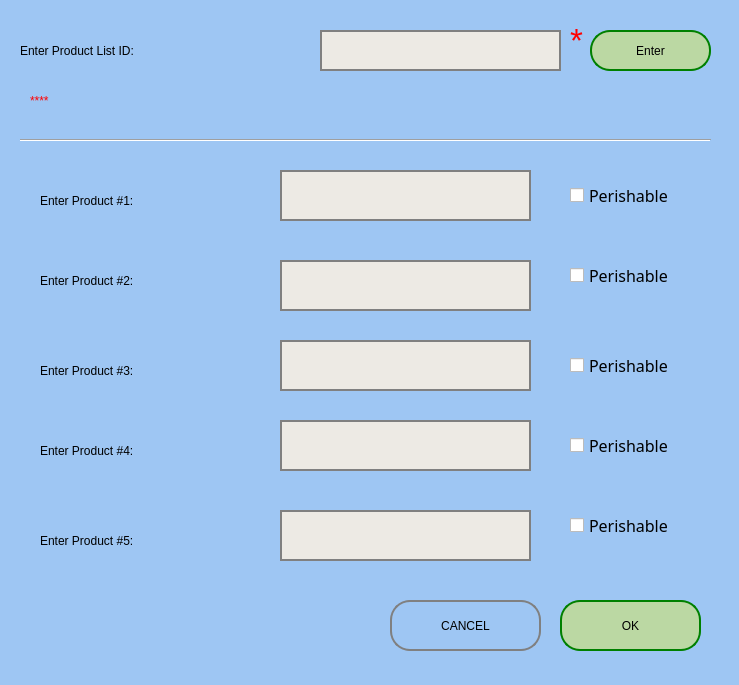
<?xml version="1.0" encoding="UTF-8"?>
<ui version="4.0">
 <class>editProductsList</class>
 <widget class="QWidget" name="editProductsList">
  <property name="geometry">
   <rect>
    <x>0</x>
    <y>0</y>
    <width>739</width>
    <height>685</height>
   </rect>
  </property>
  <property name="windowTitle">
   <string>Edit Food List</string>
  </property>
  <widget class="QWidget" name="widget" native="true">
   <property name="geometry">
    <rect>
     <x>0</x>
     <y>0</y>
     <width>761</width>
     <height>701</height>
    </rect>
   </property>
   <property name="styleSheet">
    <string notr="true">QWidget#widget{
background-color:rgb(158, 198, 243);}</string>
   </property>
   <widget class="QLabel" name="label_5">
    <property name="geometry">
     <rect>
      <x>40</x>
      <y>180</y>
      <width>201</width>
      <height>41</height>
     </rect>
    </property>
    <property name="styleSheet">
     <string notr="true">font: 18pt &quot;Century Gothic&quot;;
color:rgb(0, 0, 0)</string>
    </property>
    <property name="text">
     <string>Enter Product #1:</string>
    </property>
   </widget>
   <widget class="QPushButton" name="okButton">
    <property name="geometry">
     <rect>
      <x>560</x>
      <y>600</y>
      <width>141</width>
      <height>51</height>
     </rect>
    </property>
    <property name="palette">
     <palette>
      <active>
       <colorrole role="Button">
        <brush brushstyle="SolidPattern">
         <color alpha="255">
          <red>187</red>
          <green>216</green>
          <blue>163</blue>
         </color>
        </brush>
       </colorrole>
       <colorrole role="Base">
        <brush brushstyle="SolidPattern">
         <color alpha="255">
          <red>187</red>
          <green>216</green>
          <blue>163</blue>
         </color>
        </brush>
       </colorrole>
       <colorrole role="Window">
        <brush brushstyle="SolidPattern">
         <color alpha="255">
          <red>187</red>
          <green>216</green>
          <blue>163</blue>
         </color>
        </brush>
       </colorrole>
      </active>
      <inactive>
       <colorrole role="Button">
        <brush brushstyle="SolidPattern">
         <color alpha="255">
          <red>187</red>
          <green>216</green>
          <blue>163</blue>
         </color>
        </brush>
       </colorrole>
       <colorrole role="Base">
        <brush brushstyle="SolidPattern">
         <color alpha="255">
          <red>187</red>
          <green>216</green>
          <blue>163</blue>
         </color>
        </brush>
       </colorrole>
       <colorrole role="Window">
        <brush brushstyle="SolidPattern">
         <color alpha="255">
          <red>187</red>
          <green>216</green>
          <blue>163</blue>
         </color>
        </brush>
       </colorrole>
      </inactive>
      <disabled>
       <colorrole role="Button">
        <brush brushstyle="SolidPattern">
         <color alpha="255">
          <red>187</red>
          <green>216</green>
          <blue>163</blue>
         </color>
        </brush>
       </colorrole>
       <colorrole role="Base">
        <brush brushstyle="SolidPattern">
         <color alpha="255">
          <red>187</red>
          <green>216</green>
          <blue>163</blue>
         </color>
        </brush>
       </colorrole>
       <colorrole role="Window">
        <brush brushstyle="SolidPattern">
         <color alpha="255">
          <red>187</red>
          <green>216</green>
          <blue>163</blue>
         </color>
        </brush>
       </colorrole>
      </disabled>
     </palette>
    </property>
    <property name="styleSheet">
     <string notr="true">border-radius: 20px;
background-color:rgb(187, 216, 163);
font: 75 18pt &quot;Century Gothic&quot;;
border: 2px solid green</string>
    </property>
    <property name="text">
     <string>OK</string>
    </property>
   </widget>
   <widget class="QLabel" name="label_6">
    <property name="geometry">
     <rect>
      <x>40</x>
      <y>260</y>
      <width>201</width>
      <height>41</height>
     </rect>
    </property>
    <property name="styleSheet">
     <string notr="true">font: 18pt &quot;Century Gothic&quot;;
color:rgb(0, 0, 0)</string>
    </property>
    <property name="text">
     <string>Enter Product #2:</string>
    </property>
   </widget>
   <widget class="QLabel" name="label_7">
    <property name="geometry">
     <rect>
      <x>40</x>
      <y>350</y>
      <width>201</width>
      <height>41</height>
     </rect>
    </property>
    <property name="styleSheet">
     <string notr="true">font: 18pt &quot;Century Gothic&quot;;
color:rgb(0, 0, 0)</string>
    </property>
    <property name="text">
     <string>Enter Product #3:</string>
    </property>
   </widget>
   <widget class="QLabel" name="label_8">
    <property name="geometry">
     <rect>
      <x>40</x>
      <y>430</y>
      <width>201</width>
      <height>41</height>
     </rect>
    </property>
    <property name="styleSheet">
     <string notr="true">font: 18pt &quot;Century Gothic&quot;;
color:rgb(0, 0, 0)</string>
    </property>
    <property name="text">
     <string>Enter Product #4:</string>
    </property>
   </widget>
   <widget class="QLabel" name="label_9">
    <property name="geometry">
     <rect>
      <x>40</x>
      <y>520</y>
      <width>201</width>
      <height>41</height>
     </rect>
    </property>
    <property name="styleSheet">
     <string notr="true">font: 18pt &quot;Century Gothic&quot;;
color:rgb(0, 0, 0)</string>
    </property>
    <property name="text">
     <string>Enter Product #5:</string>
    </property>
   </widget>
   <widget class="QLineEdit" name="lineEdit">
    <property name="geometry">
     <rect>
      <x>280</x>
      <y>170</y>
      <width>251</width>
      <height>51</height>
     </rect>
    </property>
    <property name="styleSheet">
     <string notr="true">background-color:rgb(237, 234, 228);
border: 2px solid grey</string>
    </property>
   </widget>
   <widget class="QLineEdit" name="lineEdit_2">
    <property name="geometry">
     <rect>
      <x>280</x>
      <y>260</y>
      <width>251</width>
      <height>51</height>
     </rect>
    </property>
    <property name="styleSheet">
     <string notr="true">background-color:rgb(237, 234, 228);
border: 2px solid grey</string>
    </property>
   </widget>
   <widget class="QLineEdit" name="lineEdit_3">
    <property name="geometry">
     <rect>
      <x>280</x>
      <y>340</y>
      <width>251</width>
      <height>51</height>
     </rect>
    </property>
    <property name="styleSheet">
     <string notr="true">background-color:rgb(237, 234, 228);
border: 2px solid grey</string>
    </property>
   </widget>
   <widget class="QLineEdit" name="lineEdit_4">
    <property name="geometry">
     <rect>
      <x>280</x>
      <y>420</y>
      <width>251</width>
      <height>51</height>
     </rect>
    </property>
    <property name="styleSheet">
     <string notr="true">background-color:rgb(237, 234, 228);
border: 2px solid grey</string>
    </property>
   </widget>
   <widget class="QLineEdit" name="lineEdit_5">
    <property name="geometry">
     <rect>
      <x>280</x>
      <y>510</y>
      <width>251</width>
      <height>51</height>
     </rect>
    </property>
    <property name="styleSheet">
     <string notr="true">background-color:rgb(237, 234, 228);
border: 2px solid grey</string>
    </property>
   </widget>
   <widget class="QLabel" name="label_4">
    <property name="geometry">
     <rect>
      <x>20</x>
      <y>30</y>
      <width>321</width>
      <height>41</height>
     </rect>
    </property>
    <property name="styleSheet">
     <string notr="true">font: 20pt &quot;Century Gothic&quot;;
color:rgb(0, 0, 0)</string>
    </property>
    <property name="text">
     <string>Enter Product List ID:</string>
    </property>
   </widget>
   <widget class="QLabel" name="label_10">
    <property name="geometry">
     <rect>
      <x>710</x>
      <y>110</y>
      <width>131</width>
      <height>41</height>
     </rect>
    </property>
    <property name="styleSheet">
     <string notr="true">font: 20pt &quot;MS Shell Dlg 2&quot;;</string>
    </property>
    <property name="text">
     <string/>
    </property>
   </widget>
   <widget class="QCheckBox" name="checkBox">
    <property name="geometry">
     <rect>
      <x>570</x>
      <y>180</y>
      <width>111</width>
      <height>31</height>
     </rect>
    </property>
    <property name="font">
     <font>
      <family>Century Gothic</family>
      <pointsize>12</pointsize>
      <weight>50</weight>
      <italic>false</italic>
      <bold>false</bold>
     </font>
    </property>
    <property name="styleSheet">
     <string notr="true">font: 12pt &quot;Century Gothic&quot;;
color:rgb(0, 0, 0)</string>
    </property>
    <property name="text">
     <string>Perishable</string>
    </property>
   </widget>
   <widget class="QCheckBox" name="checkBox_2">
    <property name="geometry">
     <rect>
      <x>570</x>
      <y>260</y>
      <width>111</width>
      <height>31</height>
     </rect>
    </property>
    <property name="font">
     <font>
      <family>Century Gothic</family>
      <pointsize>12</pointsize>
      <weight>50</weight>
      <italic>false</italic>
      <bold>false</bold>
     </font>
    </property>
    <property name="styleSheet">
     <string notr="true">font: 12pt &quot;Century Gothic&quot;;

color:rgb(0, 0, 0)</string>
    </property>
    <property name="text">
     <string>Perishable</string>
    </property>
   </widget>
   <widget class="QCheckBox" name="checkBox_3">
    <property name="geometry">
     <rect>
      <x>570</x>
      <y>350</y>
      <width>111</width>
      <height>31</height>
     </rect>
    </property>
    <property name="font">
     <font>
      <family>Century Gothic</family>
      <pointsize>12</pointsize>
      <weight>50</weight>
      <italic>false</italic>
      <bold>false</bold>
     </font>
    </property>
    <property name="styleSheet">
     <string notr="true">font: 12pt &quot;Century Gothic&quot;;

color:rgb(0, 0, 0)</string>
    </property>
    <property name="text">
     <string>Perishable</string>
    </property>
   </widget>
   <widget class="QCheckBox" name="checkBox_4">
    <property name="geometry">
     <rect>
      <x>570</x>
      <y>430</y>
      <width>111</width>
      <height>31</height>
     </rect>
    </property>
    <property name="font">
     <font>
      <family>Century Gothic</family>
      <pointsize>12</pointsize>
      <weight>50</weight>
      <italic>false</italic>
      <bold>false</bold>
     </font>
    </property>
    <property name="styleSheet">
     <string notr="true">font: 12pt &quot;Century Gothic&quot;;

color:rgb(0, 0, 0)</string>
    </property>
    <property name="text">
     <string>Perishable</string>
    </property>
   </widget>
   <widget class="QCheckBox" name="checkBox_5">
    <property name="geometry">
     <rect>
      <x>570</x>
      <y>510</y>
      <width>111</width>
      <height>31</height>
     </rect>
    </property>
    <property name="font">
     <font>
      <family>Century Gothic</family>
      <pointsize>12</pointsize>
      <weight>50</weight>
      <italic>false</italic>
      <bold>false</bold>
     </font>
    </property>
    <property name="styleSheet">
     <string notr="true">font: 12pt &quot;Century Gothic&quot;;
color:rgb(0, 0, 0)</string>
    </property>
    <property name="text">
     <string>Perishable</string>
    </property>
   </widget>
   <widget class="QPushButton" name="login_2">
    <property name="geometry">
     <rect>
      <x>390</x>
      <y>600</y>
      <width>151</width>
      <height>51</height>
     </rect>
    </property>
    <property name="styleSheet">
     <string notr="true">border-radius: 20px;
background-color:rgbrgb(247, 207, 216);
font: 75 18pt &quot;Century Gothic&quot;;
border: 2px solid grey
</string>
    </property>
    <property name="text">
     <string>CANCEL</string>
    </property>
   </widget>
   <widget class="QLineEdit" name="lineEdit_6">
    <property name="geometry">
     <rect>
      <x>320</x>
      <y>30</y>
      <width>241</width>
      <height>41</height>
     </rect>
    </property>
    <property name="styleSheet">
     <string notr="true">background-color:rgb(237, 234, 228);
border: 2px solid grey</string>
    </property>
   </widget>
   <widget class="QLabel" name="error1">
    <property name="geometry">
     <rect>
      <x>30</x>
      <y>80</y>
      <width>471</width>
      <height>41</height>
     </rect>
    </property>
    <property name="styleSheet">
     <string notr="true">font: 75 italic 12pt &quot;Century Gothic&quot;;color:red;</string>
    </property>
    <property name="text">
     <string>****</string>
    </property>
   </widget>
   <widget class="QLabel" name="label_13">
    <property name="geometry">
     <rect>
      <x>570</x>
      <y>20</y>
      <width>21</width>
      <height>41</height>
     </rect>
    </property>
    <property name="font">
     <font>
      <family>MS Shell Dlg 2</family>
      <pointsize>25</pointsize>
      <weight>50</weight>
      <italic>false</italic>
      <bold>false</bold>
     </font>
    </property>
    <property name="styleSheet">
     <string notr="true">font: 25pt &quot;MS Shell Dlg 2&quot;;
color: rgb(255, 0, 0);</string>
    </property>
    <property name="text">
     <string>*</string>
    </property>
   </widget>
   <widget class="QPushButton" name="okButton_2">
    <property name="geometry">
     <rect>
      <x>590</x>
      <y>30</y>
      <width>121</width>
      <height>41</height>
     </rect>
    </property>
    <property name="palette">
     <palette>
      <active>
       <colorrole role="Button">
        <brush brushstyle="SolidPattern">
         <color alpha="255">
          <red>187</red>
          <green>216</green>
          <blue>163</blue>
         </color>
        </brush>
       </colorrole>
       <colorrole role="Base">
        <brush brushstyle="SolidPattern">
         <color alpha="255">
          <red>187</red>
          <green>216</green>
          <blue>163</blue>
         </color>
        </brush>
       </colorrole>
       <colorrole role="Window">
        <brush brushstyle="SolidPattern">
         <color alpha="255">
          <red>187</red>
          <green>216</green>
          <blue>163</blue>
         </color>
        </brush>
       </colorrole>
      </active>
      <inactive>
       <colorrole role="Button">
        <brush brushstyle="SolidPattern">
         <color alpha="255">
          <red>187</red>
          <green>216</green>
          <blue>163</blue>
         </color>
        </brush>
       </colorrole>
       <colorrole role="Base">
        <brush brushstyle="SolidPattern">
         <color alpha="255">
          <red>187</red>
          <green>216</green>
          <blue>163</blue>
         </color>
        </brush>
       </colorrole>
       <colorrole role="Window">
        <brush brushstyle="SolidPattern">
         <color alpha="255">
          <red>187</red>
          <green>216</green>
          <blue>163</blue>
         </color>
        </brush>
       </colorrole>
      </inactive>
      <disabled>
       <colorrole role="Button">
        <brush brushstyle="SolidPattern">
         <color alpha="255">
          <red>187</red>
          <green>216</green>
          <blue>163</blue>
         </color>
        </brush>
       </colorrole>
       <colorrole role="Base">
        <brush brushstyle="SolidPattern">
         <color alpha="255">
          <red>187</red>
          <green>216</green>
          <blue>163</blue>
         </color>
        </brush>
       </colorrole>
       <colorrole role="Window">
        <brush brushstyle="SolidPattern">
         <color alpha="255">
          <red>187</red>
          <green>216</green>
          <blue>163</blue>
         </color>
        </brush>
       </colorrole>
      </disabled>
     </palette>
    </property>
    <property name="styleSheet">
     <string notr="true">border-radius: 20px;
background-color:rgb(187, 216, 163);
font: 75 18pt &quot;Century Gothic&quot;;
border: 2px solid green</string>
    </property>
    <property name="text">
     <string>Enter</string>
    </property>
   </widget>
   <widget class="QLabel" name="error1_2">
    <property name="geometry">
     <rect>
      <x>30</x>
      <y>590</y>
      <width>331</width>
      <height>41</height>
     </rect>
    </property>
    <property name="styleSheet">
     <string notr="true">font: 75 italic 12pt &quot;Century Gothic&quot;;color:red;</string>
    </property>
    <property name="text">
     <string/>
    </property>
   </widget>
   <widget class="Line" name="line">
    <property name="geometry">
     <rect>
      <x>20</x>
      <y>130</y>
      <width>691</width>
      <height>20</height>
     </rect>
    </property>
    <property name="orientation">
     <enum>Qt::Horizontal</enum>
    </property>
   </widget>
  </widget>
 </widget>
 <resources/>
 <connections/>
</ui>
